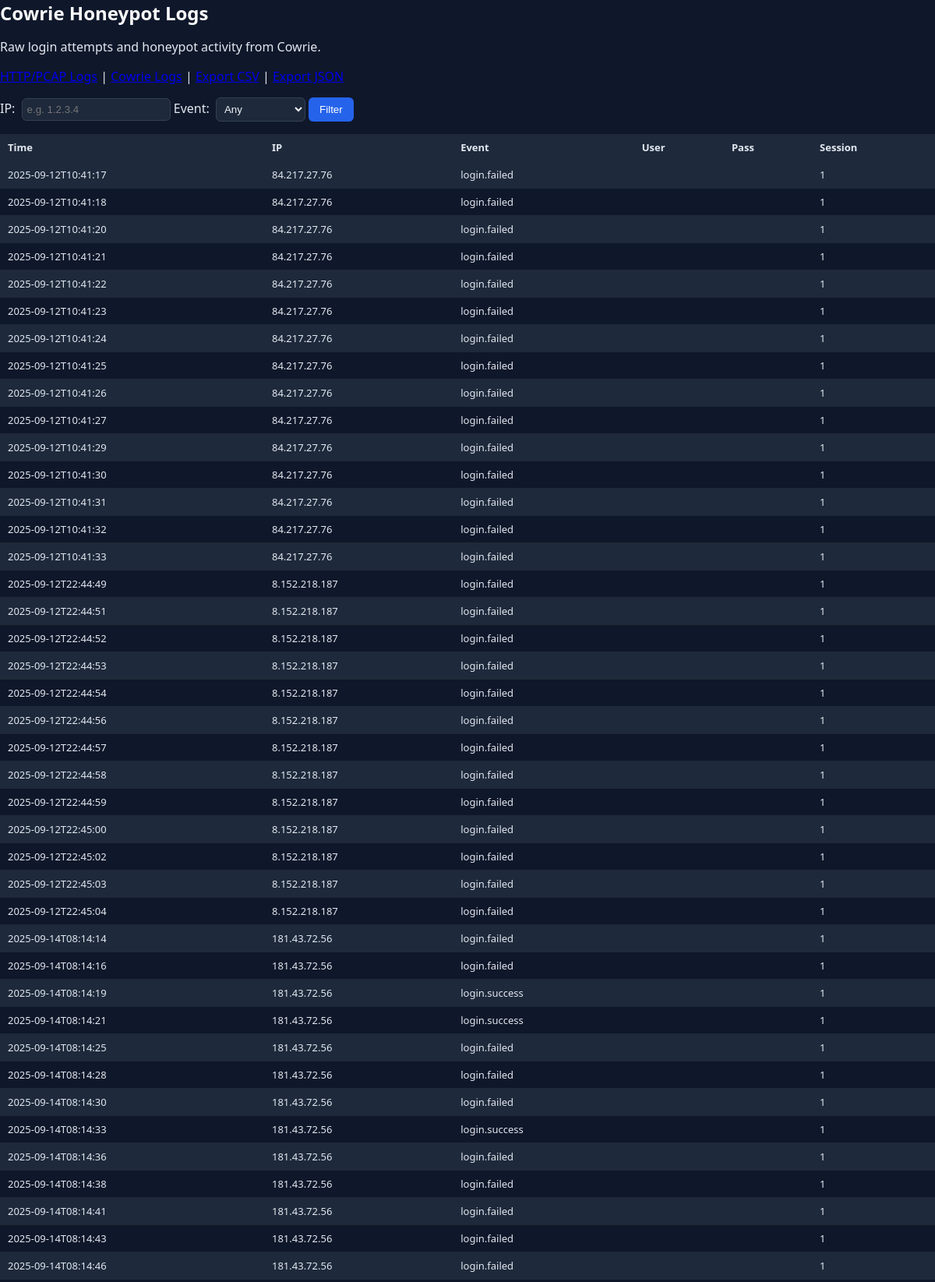
/cowrie (upper part), run on the app's committed database.
### app/models.py (models this page shows)
class CowrieEvent(SQLModel, table=True):
    id: Optional[int] = Field(default=None, primary_key=True)
    timestamp: str
    src_ip: str
    event: str
    username: Optional[str] = None
    password: Optional[str] = None
    session: Optional[str] = None

### app/main.py (the view)
@app.get("/cowrie", response_class=HTMLResponse)
def cowrie_index(request: Request, ip: Optional[str] = None, event: Optional[str] = None):
    with get_session() as s:
        stmt = select(CowrieEvent)
        if ip:
            stmt = stmt.where(CowrieEvent.src_ip == ip)
        if event:
            stmt = stmt.where(CowrieEvent.event == event)
        rows = s.exec(stmt.order_by(CowrieEvent.id.desc()).limit(500)).all()
    return templates.TemplateResponse(
        "cowrie.html",
        {"request": request, "rows": rows, "filters": {"ip": ip, "event": event}},
    )

### app/templates/cowrie.html (shortened to what this page needs)
<!DOCTYPE html>
<html>
<head>
  <link rel="stylesheet" href="/static/styles.css">
</head>
<body>
  <h1>Cowrie Honeypot Logs</h1>
  <p>Raw login attempts and honeypot activity from Cowrie.</p>
  <a href="/">HTTP/PCAP Logs</a> |
  <a href="/cowrie">Cowrie Logs</a> |
  <a href="/cowrie/export.csv">Export CSV</a> |
  <a href="/cowrie/export.json">Export JSON</a>
  <form method="get" style="margin: 1em 0;">
    IP: <input type="text" name="ip" value="{{ filters.ip or '' }}" placeholder="e.g. 1.2.3.4">
    Event:
    <select name="event">
      <option value="">Any</option>
    </select>
    <button type="submit">Filter</button>
  </form>
  <table>
    <tr>
      <th>Time</th><th>IP</th><th>Event</th>
      <th>User</th><th>Pass</th><th>Session</th>
    </tr>
    {% for r in rows %}
    <tr>
      <td>{{ r.timestamp }}</td>
      <td>{{ r.src_ip }}</td>
      <td>{{ r.event }}</td>
      <td>{{ r.username or "" }}</td>
      <td>{{ r.password or "" }}</td>
      <td>{{ r.session or "" }}</td>
    </tr>
    {% endfor %}
  </table>
</body>
</html>

### app/static/styles.css (style rules this page uses)
body { font-family:system-ui,-apple-system,Segoe UI,Roboto,Ubuntu,sans-serif;margin:0;background:#0f172a;color:#e2e8f0 }
h1 { margin:0;font-size:24px;color:#f9fafb }
input,select { background:#1e293b;border:1px solid #334155;color:#f1f5f9;border-radius:6px;padding:6px;margin-left:4px }
button { background:#2563eb;color:#fff;border:0;border-radius:6px;padding:8px 14px;cursor:pointer;transition:background .2s }
table { width:100%;border-collapse:collapse;margin:12px 0 }
th,td { padding:8px 10px;border-bottom:1px solid #1f2937;font-size:13px }
th { background:#1e293b;text-align:left }
tr:nth-child(even) { background:#1e293b }

### data on the page
CowrieEvent: timestamp "2025-09-12T10:41:17", src_ip "84.217.27.76", event "login.failed", session "1"
CowrieEvent: timestamp "2025-09-12T10:41:18", src_ip "84.217.27.76", event "login.failed", session "1"
CowrieEvent: timestamp "2025-09-12T10:41:20", src_ip "84.217.27.76", event "login.failed", session "1"
CowrieEvent: timestamp "2025-09-12T10:41:21", src_ip "84.217.27.76", event "login.failed", session "1"
CowrieEvent: timestamp "2025-09-12T10:41:22", src_ip "84.217.27.76", event "login.failed", session "1"
CowrieEvent: timestamp "2025-09-12T10:41:23", src_ip "84.217.27.76", event "login.failed", session "1"
CowrieEvent: timestamp "2025-09-12T10:41:24", src_ip "84.217.27.76", event "login.failed", session "1"
CowrieEvent: timestamp "2025-09-12T10:41:25", src_ip "84.217.27.76", event "login.failed", session "1"
CowrieEvent: timestamp "2025-09-12T10:41:26", src_ip "84.217.27.76", event "login.failed", session "1"
CowrieEvent: timestamp "2025-09-12T10:41:27", src_ip "84.217.27.76", event "login.failed", session "1"
CowrieEvent: timestamp "2025-09-12T10:41:29", src_ip "84.217.27.76", event "login.failed", session "1"
CowrieEvent: timestamp "2025-09-12T10:41:30", src_ip "84.217.27.76", event "login.failed", session "1"
CowrieEvent: timestamp "2025-09-12T10:41:31", src_ip "84.217.27.76", event "login.failed", session "1"
CowrieEvent: timestamp "2025-09-12T10:41:32", src_ip "84.217.27.76", event "login.failed", session "1"
CowrieEvent: timestamp "2025-09-12T10:41:33", src_ip "84.217.27.76", event "login.failed", session "1"
CowrieEvent: timestamp "2025-09-12T22:44:49", src_ip "8.152.218.187", event "login.failed", session "1"
CowrieEvent: timestamp "2025-09-12T22:44:51", src_ip "8.152.218.187", event "login.failed", session "1"
CowrieEvent: timestamp "2025-09-12T22:44:52", src_ip "8.152.218.187", event "login.failed", session "1"
CowrieEvent: timestamp "2025-09-12T22:44:53", src_ip "8.152.218.187", event "login.failed", session "1"
CowrieEvent: timestamp "2025-09-12T22:44:54", src_ip "8.152.218.187", event "login.failed", session "1"
CowrieEvent: timestamp "2025-09-12T22:44:56", src_ip "8.152.218.187", event "login.failed", session "1"
CowrieEvent: timestamp "2025-09-12T22:44:57", src_ip "8.152.218.187", event "login.failed", session "1"
CowrieEvent: timestamp "2025-09-12T22:44:58", src_ip "8.152.218.187", event "login.failed", session "1"
CowrieEvent: timestamp "2025-09-12T22:44:59", src_ip "8.152.218.187", event "login.failed", session "1"
CowrieEvent: timestamp "2025-09-12T22:45:00", src_ip "8.152.218.187", event "login.failed", session "1"
CowrieEvent: timestamp "2025-09-12T22:45:02", src_ip "8.152.218.187", event "login.failed", session "1"
CowrieEvent: timestamp "2025-09-12T22:45:03", src_ip "8.152.218.187", event "login.failed", session "1"
CowrieEvent: timestamp "2025-09-12T22:45:04", src_ip "8.152.218.187", event "login.failed", session "1"
CowrieEvent: timestamp "2025-09-14T08:14:14", src_ip "181.43.72.56", event "login.failed", session "1"
CowrieEvent: timestamp "2025-09-14T08:14:16", src_ip "181.43.72.56", event "login.failed", session "1"
CowrieEvent: timestamp "2025-09-14T08:14:19", src_ip "181.43.72.56", event "login.success", session "1"
CowrieEvent: timestamp "2025-09-14T08:14:21", src_ip "181.43.72.56", event "login.success", session "1"
CowrieEvent: timestamp "2025-09-14T08:14:25", src_ip "181.43.72.56", event "login.failed", session "1"
CowrieEvent: timestamp "2025-09-14T08:14:28", src_ip "181.43.72.56", event "login.failed", session "1"
CowrieEvent: timestamp "2025-09-14T08:14:30", src_ip "181.43.72.56", event "login.failed", session "1"
CowrieEvent: timestamp "2025-09-14T08:14:33", src_ip "181.43.72.56", event "login.success", session "1"
CowrieEvent: timestamp "2025-09-14T08:14:36", src_ip "181.43.72.56", event "login.failed", session "1"
CowrieEvent: timestamp "2025-09-14T08:14:38", src_ip "181.43.72.56", event "login.failed", session "1"
CowrieEvent: timestamp "2025-09-14T08:14:41", src_ip "181.43.72.56", event "login.failed", session "1"
CowrieEvent: timestamp "2025-09-14T08:14:43", src_ip "181.43.72.56", event "login.failed", session "1"
CowrieEvent: timestamp "2025-09-14T08:14:46", src_ip "181.43.72.56", event "login.failed", session "1"
